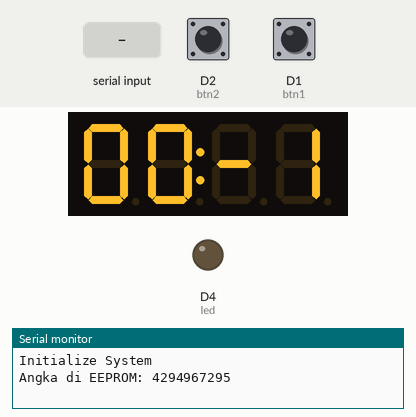
This sketch was run on a simulated ESP8266 (Wemos D1 mini). Parts: 4-digit seven-segment display, output pins drawn as LEDs (lit = HIGH), the last lines printed to the serial monitor. Inputs (shaded band) come from the test bench; at power-on: D1 (btn1) HIGH, D2 (btn2) HIGH. EEPROM starts erased.

Above: at 3.2 s.
3.3 s: D1 (btn1) pulled LOW for 0.15 s
At 4.6 s:
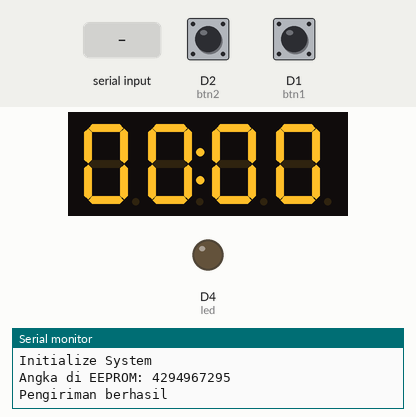
At 6.2 s:
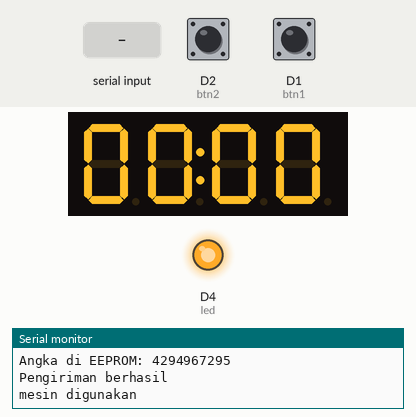
14.8 s: "off_washer\n" received over Serial
At 16.3 s:
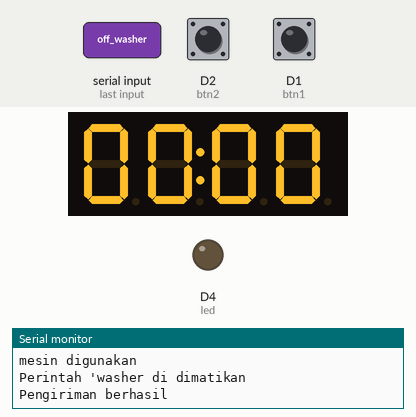
Timing chart, 0 to 17.8 s (numbered marks = the images above; inputs shaded):
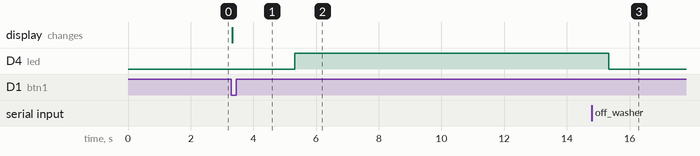

The sketch:

transimitter_chart_wemos_WASHER.ino
```cpp
#include <ESP8266WiFi.h>
#include "TM1637Display.h"
#include <espnow.h>
#include <EEPROM.h>

#define btn1 D1
#define btn2 D2
#define btn3 D3
#define led D4
#define CLK D5  // pins definitions for TM1637 and can be changed to other ports
#define DIO D6
#define EEPROM_SIZE 12

uint8_t broadcastAddress1[] = {0x84, 0xF3, 0xEB, 0x3B, 0x69, 0x04};//dryer
uint8_t broadcastAddress2[] = {0x5C, 0xCF, 0x7F, 0x18, 0xA8, 0x66};//washer

typedef struct {
    char message[32];  // Pesan teks yang akan dikirim
} struct_message;

struct_message myData;
bool balasan = true;
bool balasan2 = false;
bool kedip = false;
bool sensorLock = false;

TM1637Display display(CLK, DIO);

void OnDataRecv(uint8_t *mac, uint8_t *incomingData, uint8_t len) {
    struct_message receivedData;
    memcpy(&receivedData, incomingData, sizeof(receivedData));
    Serial.print("Pesan diterima: ");
    Serial.println(receivedData.message);

    if (strcmp(receivedData.message, "mesin sudah hidup") == 0) {
        balasan2 = true;
        balasan = false;
        sensorLock = false;
    }
    if (strcmp(receivedData.message, "mesin2 selesai") == 0) {
         balasan = true;
        balasan2 = false;
        kedip = false;
       // sensorLock = false;
    }
    if (strcmp(receivedData.message, "mesin selesai") == 0) {
        balasan = true;
        balasan2 = false;
        kedip = false;
        sensorLock = false;
    }
    if (strcmp(receivedData.message, "Sensor lock") == 0) {
        sensorLock = true;
        balasan2 = true;
        balasan = false;
    }
    if (strcmp(receivedData.message, "mesin sudah dimatikan") == 0) {
        balasan = true;
        balasan2 = false;
        kedip = false;
        sensorLock = false;
    }
}

void OnDataSent(uint8_t *mac_addr, uint8_t sendStatus) {
    Serial.println(sendStatus == 0 ? "Pengiriman berhasil" : "Pengiriman gagal");
}

unsigned int angka;

void setup() {
    Serial.begin(115200);  // Memulai komunikasi serial
    WiFi.mode(WIFI_STA);
    pinMode(btn1, INPUT_PULLUP);
    pinMode(btn2, INPUT_PULLUP);
    pinMode(btn3, INPUT_PULLUP);
    pinMode(led, OUTPUT);

    Serial.println(F("Initialize System"));
    EEPROM.begin(EEPROM_SIZE);

    int address = 0;
    EEPROM.get(address, angka);
    Serial.print("Angka di EEPROM: ");
    Serial.println(angka);

    display.setBrightness(3);
    display.showNumberDecEx(angka, 0x40, true);
    delay(2000);

    if (esp_now_init() != 0) {
        Serial.println("Gagal menginisialisasi ESP-NOW");
        return;
    }

    esp_now_set_self_role(ESP_NOW_ROLE_COMBO);
    esp_now_register_send_cb(OnDataSent);
    esp_now_register_recv_cb(OnDataRecv);

    esp_now_add_peer(broadcastAddress2, ESP_NOW_ROLE_COMBO, 1, NULL, 0);
    esp_now_add_peer(broadcastAddress1, ESP_NOW_ROLE_COMBO, 1, NULL, 0);
}

void loop() {
    // Mengirim pesan dari serial monitor
    if (Serial.available() > 0) {
        String input = Serial.readStringUntil('\n'); // Read Serial input
        input.trim(); // Remove any trailing spaces/newlines

        if (input.equalsIgnoreCase("run_washer") && balasan) {
            strcpy(myData.message, "hidupkan washer");
            balasan2 = true;
            balasan = false;

            angka = angka + 1;


            int address = 0;
            EEPROM.put(address, angka);
            EEPROM.commit();
            display.showNumberDecEx(angka, 0x40, true);

            esp_now_send(broadcastAddress2, (uint8_t *)&myData, sizeof(myData));
            Serial.println("Perintah 'dryer di hidupkan' diterima, mesin dihidupkan.");
        }

        else if (input.equalsIgnoreCase("off_washer") && !sensorLock && !balasan) {
            strcpy(myData.message, "matikan mesin");
           balasan2 = false;

            //angka = angka + 1;
           // balasan2 = false;

            //int address = 0;
            //EEPROM.put(address, angka);
            //EEPROM.commit();
            //display.showNumberDecEx(angka, 0x40, true);

            esp_now_send(broadcastAddress2, (uint8_t *)&myData, sizeof(myData));
            Serial.println("Perintah 'washer di dimatikan");
        } else if (input.equalsIgnoreCase("reset_counter")) {
            angka = 0;

            int address = 0;
            EEPROM.put(address, angka);
            EEPROM.commit();
            display.showNumberDecEx(angka, 0x40, true);

            Serial.println("Counter direset.");
        } else if (input.equalsIgnoreCase("status")) {
            Serial.print("Angka saat ini: ");
            Serial.println(angka);
            Serial.print("Status balasan2: ");
            Serial.println(balasan2 ? "true" : "false");
            Serial.print("Status balasan: ");
            Serial.println(balasan ? "true" : "false");
            Serial.print("Status kedip: ");
            Serial.println(kedip ? "true" : "false");
        } else {
            Serial.println("Perintah tidak dikenali.");
        }
    }

    // Mengirim pesan saat tombol 1 ditekan
    if (digitalRead(btn1) == 0 && balasan) {
        strcpy(myData.message, "hidupkan washer");
        balasan2 = true;
        balasan = false;

        angka++;  // Menambah angka


        int address = 0;
        EEPROM.put(address, angka);
        EEPROM.commit();
        display.showNumberDecEx(angka, 0x40, true);
        esp_now_send(broadcastAddress2, (uint8_t *)&myData, sizeof(myData)); // Kirim pesan
        delay(2000);  // Interval pengiriman pesan
    }
     //if (sensorLock) {
   //     Serial.println("mesin digunakan");
   //     delay(1000); // Interval pengiriman pesan
   // }

    // Menyalakan LED jika balasan diterima
    if (balasan2) {
        digitalWrite(led, HIGH);
        Serial.println("mesin digunakan");
        delay(1000);
    } else {
        digitalWrite(led, LOW);
    }

    // Reset angka jika tombol 2 ditekan
    if (digitalRead(btn2) == 0) {
        angka = 0;
        EEPROM.put(0, angka);
        EEPROM.commit();
        display.showNumberDecEx(angka, 0x40, true);
        Serial.println("Angka di-reset melalui tombol");
        delay(1000);
    }
}
```

Measured:
- after the input at 3.3 s, D4 (led): LOW → HIGH after 2.0 s; the display: changes at once (image 1)
- after the input at 14.8 s, D4 (led): HIGH → LOW after 0.53 s
